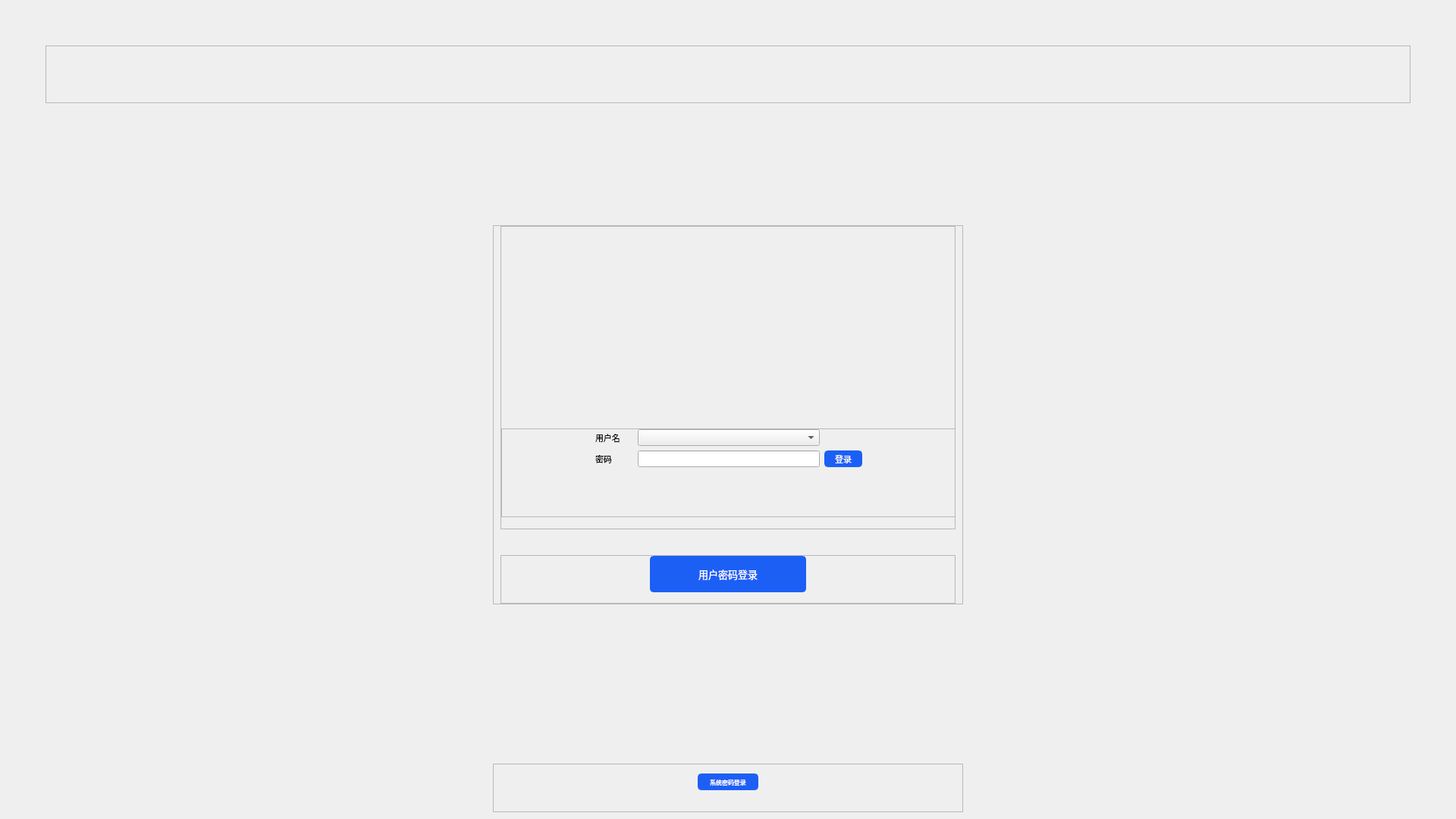
<?xml version="1.0" encoding="UTF-8"?>
<ui version="4.0">
 <class>MainWindow</class>
 <widget class="QMainWindow" name="MainWindow">
  <property name="geometry">
   <rect>
    <x>0</x>
    <y>0</y>
    <width>1920</width>
    <height>1080</height>
   </rect>
  </property>
  <property name="windowTitle">
   <string>MainWindow</string>
  </property>
  <property name="styleSheet">
   <string notr="true">QWidget#centralwidget{
border-image: url(:/images/images/background.png);
}</string>
  </property>
  <widget class="QWidget" name="centralwidget">
   <layout class="QVBoxLayout" name="verticalLayout_2">
    <property name="leftMargin">
     <number>60</number>
    </property>
    <property name="topMargin">
     <number>60</number>
    </property>
    <property name="rightMargin">
     <number>60</number>
    </property>
    <item>
     <widget class="QFrame" name="frame">
      <property name="minimumSize">
       <size>
        <width>1800</width>
        <height>76</height>
       </size>
      </property>
      <property name="maximumSize">
       <size>
        <width>1800</width>
        <height>76</height>
       </size>
      </property>
      <property name="frameShape">
       <enum>QFrame::StyledPanel</enum>
      </property>
      <property name="frameShadow">
       <enum>QFrame::Raised</enum>
      </property>
      <layout class="QHBoxLayout" name="horizontalLayout">
       <property name="spacing">
        <number>0</number>
       </property>
       <property name="leftMargin">
        <number>0</number>
       </property>
       <property name="topMargin">
        <number>0</number>
       </property>
       <property name="rightMargin">
        <number>0</number>
       </property>
       <property name="bottomMargin">
        <number>0</number>
       </property>
       <item>
        <widget class="QLabel" name="label">
         <property name="minimumSize">
          <size>
           <width>193</width>
           <height>76</height>
          </size>
         </property>
         <property name="maximumSize">
          <size>
           <width>193</width>
           <height>76</height>
          </size>
         </property>
         <property name="styleSheet">
          <string notr="true">border-image: url(:/images/images/logo2.png);</string>
         </property>
         <property name="text">
          <string/>
         </property>
        </widget>
       </item>
       <item>
        <spacer name="horizontalSpacer">
         <property name="orientation">
          <enum>Qt::Horizontal</enum>
         </property>
         <property name="sizeHint" stdset="0">
          <size>
           <width>40</width>
           <height>20</height>
          </size>
         </property>
        </spacer>
       </item>
      </layout>
     </widget>
    </item>
    <item>
     <widget class="QFrame" name="frame_2">
      <property name="frameShape">
       <enum>QFrame::NoFrame</enum>
      </property>
      <property name="frameShadow">
       <enum>QFrame::Plain</enum>
      </property>
      <layout class="QGridLayout" name="gridLayout_2">
       <property name="leftMargin">
        <number>0</number>
       </property>
       <property name="topMargin">
        <number>0</number>
       </property>
       <property name="rightMargin">
        <number>0</number>
       </property>
       <property name="bottomMargin">
        <number>0</number>
       </property>
       <property name="horizontalSpacing">
        <number>0</number>
       </property>
       <property name="verticalSpacing">
        <number>67</number>
       </property>
       <item row="2" column="0">
        <spacer name="verticalSpacer">
         <property name="orientation">
          <enum>Qt::Vertical</enum>
         </property>
         <property name="sizeHint" stdset="0">
          <size>
           <width>20</width>
           <height>40</height>
          </size>
         </property>
        </spacer>
       </item>
       <item row="0" column="0">
        <widget class="QLabel" name="label_2">
         <property name="minimumSize">
          <size>
           <width>597</width>
           <height>88</height>
          </size>
         </property>
         <property name="maximumSize">
          <size>
           <width>597</width>
           <height>88</height>
          </size>
         </property>
         <property name="styleSheet">
          <string notr="true">border-image: url(:/images/images/title.png);</string>
         </property>
         <property name="text">
          <string/>
         </property>
        </widget>
       </item>
       <item row="1" column="0">
        <widget class="QFrame" name="frame_3">
         <property name="minimumSize">
          <size>
           <width>620</width>
           <height>500</height>
          </size>
         </property>
         <property name="maximumSize">
          <size>
           <width>620</width>
           <height>500</height>
          </size>
         </property>
         <property name="frameShape">
          <enum>QFrame::StyledPanel</enum>
         </property>
         <property name="frameShadow">
          <enum>QFrame::Raised</enum>
         </property>
         <layout class="QVBoxLayout" name="verticalLayout">
          <property name="spacing">
           <number>36</number>
          </property>
          <property name="topMargin">
           <number>0</number>
          </property>
          <property name="bottomMargin">
           <number>0</number>
          </property>
          <item>
           <widget class="QStackedWidget" name="stackedWidget_2">
            <property name="minimumSize">
             <size>
              <width>600</width>
              <height>400</height>
             </size>
            </property>
            <property name="maximumSize">
             <size>
              <width>600</width>
              <height>400</height>
             </size>
            </property>
            <property name="styleSheet">
             <string notr="true"/>
            </property>
            <property name="frameShape">
             <enum>QFrame::NoFrame</enum>
            </property>
            <property name="currentIndex">
             <number>1</number>
            </property>
            <widget class="QWidget" name="page">
             <property name="minimumSize">
              <size>
               <width>600</width>
               <height>400</height>
              </size>
             </property>
             <property name="maximumSize">
              <size>
               <width>600</width>
               <height>400</height>
              </size>
             </property>
             <layout class="QVBoxLayout" name="verticalLayout_3">
              <property name="spacing">
               <number>10</number>
              </property>
              <property name="leftMargin">
               <number>0</number>
              </property>
              <property name="topMargin">
               <number>0</number>
              </property>
              <property name="rightMargin">
               <number>0</number>
              </property>
              <property name="bottomMargin">
               <number>0</number>
              </property>
              <item>
               <widget class="QFrame" name="frame_4">
                <property name="minimumSize">
                 <size>
                  <width>600</width>
                  <height>32</height>
                 </size>
                </property>
                <property name="maximumSize">
                 <size>
                  <width>600</width>
                  <height>32</height>
                 </size>
                </property>
                <property name="frameShape">
                 <enum>QFrame::StyledPanel</enum>
                </property>
                <property name="frameShadow">
                 <enum>QFrame::Raised</enum>
                </property>
                <layout class="QHBoxLayout" name="horizontalLayout_2">
                 <property name="spacing">
                  <number>6</number>
                 </property>
                 <property name="leftMargin">
                  <number>0</number>
                 </property>
                 <property name="topMargin">
                  <number>0</number>
                 </property>
                 <property name="rightMargin">
                  <number>0</number>
                 </property>
                 <property name="bottomMargin">
                  <number>0</number>
                 </property>
                 <item>
                  <spacer name="horizontalSpacer_2">
                   <property name="orientation">
                    <enum>Qt::Horizontal</enum>
                   </property>
                   <property name="sizeHint" stdset="0">
                    <size>
                     <width>40</width>
                     <height>20</height>
                    </size>
                   </property>
                  </spacer>
                 </item>
                 <item>
                  <widget class="QLabel" name="label_3">
                   <property name="minimumSize">
                    <size>
                     <width>100</width>
                     <height>30</height>
                    </size>
                   </property>
                   <property name="maximumSize">
                    <size>
                     <width>100</width>
                     <height>30</height>
                    </size>
                   </property>
                   <property name="font">
                    <font>
                     <family>微软雅黑</family>
                     <pointsize>12</pointsize>
                    </font>
                   </property>
                   <property name="text">
                    <string>相机状态</string>
                   </property>
                  </widget>
                 </item>
                 <item>
                  <widget class="QLineEdit" name="lineEdit_status">
                   <property name="enabled">
                    <bool>true</bool>
                   </property>
                   <property name="minimumSize">
                    <size>
                     <width>346</width>
                     <height>30</height>
                    </size>
                   </property>
                   <property name="maximumSize">
                    <size>
                     <width>346</width>
                     <height>30</height>
                    </size>
                   </property>
                   <property name="styleSheet">
                    <string notr="true"/>
                   </property>
                   <property name="frame">
                    <bool>true</bool>
                   </property>
                   <property name="readOnly">
                    <bool>true</bool>
                   </property>
                  </widget>
                 </item>
                 <item>
                  <widget class="QPushButton" name="btn_refresh">
                   <property name="minimumSize">
                    <size>
                     <width>30</width>
                     <height>30</height>
                    </size>
                   </property>
                   <property name="maximumSize">
                    <size>
                     <width>30</width>
                     <height>30</height>
                    </size>
                   </property>
                   <property name="styleSheet">
                    <string notr="true">QPushButton#btn_refresh
{
border-image: url(:/images/images/refresh.png);
}
QPushButton:hover{background-color:rgba(255,255,255,0.5);}
/*QPushButton:pressed{background-color:rgba(100,100,100,1);}*/</string>
                   </property>
                   <property name="text">
                    <string/>
                   </property>
                  </widget>
                 </item>
                 <item>
                  <spacer name="horizontalSpacer_3">
                   <property name="orientation">
                    <enum>Qt::Horizontal</enum>
                   </property>
                   <property name="sizeHint" stdset="0">
                    <size>
                     <width>40</width>
                     <height>20</height>
                    </size>
                   </property>
                  </spacer>
                 </item>
                </layout>
               </widget>
              </item>
              <item>
               <widget class="QFrame" name="frame_5">
                <property name="minimumSize">
                 <size>
                  <width>600</width>
                  <height>358</height>
                 </size>
                </property>
                <property name="maximumSize">
                 <size>
                  <width>600</width>
                  <height>358</height>
                 </size>
                </property>
                <property name="frameShape">
                 <enum>QFrame::StyledPanel</enum>
                </property>
                <property name="frameShadow">
                 <enum>QFrame::Raised</enum>
                </property>
                <layout class="QGridLayout" name="gridLayout_3">
                 <property name="topMargin">
                  <number>0</number>
                 </property>
                 <property name="bottomMargin">
                  <number>24</number>
                 </property>
                 <property name="verticalSpacing">
                  <number>16</number>
                 </property>
                 <item row="1" column="0">
                  <widget class="QStackedWidget" name="stackedWidget">
                   <property name="minimumSize">
                    <size>
                     <width>240</width>
                     <height>239</height>
                    </size>
                   </property>
                   <property name="maximumSize">
                    <size>
                     <width>240</width>
                     <height>239</height>
                    </size>
                   </property>
                   <property name="styleSheet">
                    <string notr="true">background-color: rgba(255, 255, 255, 0);</string>
                   </property>
                   <property name="frameShape">
                    <enum>QFrame::StyledPanel</enum>
                   </property>
                   <property name="frameShadow">
                    <enum>QFrame::Raised</enum>
                   </property>
                   <property name="currentIndex">
                    <number>0</number>
                   </property>
                   <widget class="QWidget" name="page1">
                    <property name="minimumSize">
                     <size>
                      <width>240</width>
                      <height>239</height>
                     </size>
                    </property>
                    <property name="maximumSize">
                     <size>
                      <width>240</width>
                      <height>239</height>
                     </size>
                    </property>
                    <property name="styleSheet">
                     <string notr="true">background-color: rgba(255, 255, 255, 0);</string>
                    </property>
                    <layout class="QGridLayout" name="gridLayout">
                     <property name="leftMargin">
                      <number>0</number>
                     </property>
                     <property name="topMargin">
                      <number>0</number>
                     </property>
                     <property name="rightMargin">
                      <number>0</number>
                     </property>
                     <property name="bottomMargin">
                      <number>0</number>
                     </property>
                     <property name="spacing">
                      <number>0</number>
                     </property>
                     <item row="0" column="0">
                      <widget class="QPushButton" name="btn_img">
                       <property name="minimumSize">
                        <size>
                         <width>240</width>
                         <height>239</height>
                        </size>
                       </property>
                       <property name="maximumSize">
                        <size>
                         <width>240</width>
                         <height>239</height>
                        </size>
                       </property>
                       <property name="styleSheet">
                        <string notr="true">QPushButton#btn_img{
	border-image: url(:/images/images/faceIdentify.png);
}</string>
                       </property>
                       <property name="text">
                        <string/>
                       </property>
                      </widget>
                     </item>
                    </layout>
                   </widget>
                   <widget class="QWidget" name="page2">
                    <property name="minimumSize">
                     <size>
                      <width>240</width>
                      <height>239</height>
                     </size>
                    </property>
                    <property name="maximumSize">
                     <size>
                      <width>240</width>
                      <height>239</height>
                     </size>
                    </property>
                    <layout class="QGridLayout" name="gridLayout_4">
                     <property name="leftMargin">
                      <number>0</number>
                     </property>
                     <property name="topMargin">
                      <number>0</number>
                     </property>
                     <property name="rightMargin">
                      <number>0</number>
                     </property>
                     <property name="bottomMargin">
                      <number>0</number>
                     </property>
                     <property name="spacing">
                      <number>0</number>
                     </property>
                     <item row="0" column="0">
                      <widget class="QWidget" name="widget_cam" native="true"/>
                     </item>
                    </layout>
                   </widget>
                   <widget class="QWidget" name="page3">
                    <property name="minimumSize">
                     <size>
                      <width>240</width>
                      <height>239</height>
                     </size>
                    </property>
                    <property name="maximumSize">
                     <size>
                      <width>240</width>
                      <height>239</height>
                     </size>
                    </property>
                    <layout class="QHBoxLayout" name="horizontalLayout_4">
                     <property name="spacing">
                      <number>0</number>
                     </property>
                     <property name="leftMargin">
                      <number>0</number>
                     </property>
                     <property name="topMargin">
                      <number>0</number>
                     </property>
                     <property name="rightMargin">
                      <number>0</number>
                     </property>
                     <property name="bottomMargin">
                      <number>0</number>
                     </property>
                     <item>
                      <widget class="QLabel" name="label_5">
                       <property name="minimumSize">
                        <size>
                         <width>240</width>
                         <height>224</height>
                        </size>
                       </property>
                       <property name="maximumSize">
                        <size>
                         <width>240</width>
                         <height>224</height>
                        </size>
                       </property>
                       <property name="text">
                        <string/>
                       </property>
                      </widget>
                     </item>
                    </layout>
                   </widget>
                  </widget>
                 </item>
                 <item row="0" column="0">
                  <widget class="QLabel" name="label_4">
                   <property name="minimumSize">
                    <size>
                     <width>240</width>
                     <height>32</height>
                    </size>
                   </property>
                   <property name="maximumSize">
                    <size>
                     <width>240</width>
                     <height>32</height>
                    </size>
                   </property>
                   <property name="font">
                    <font>
                     <family>微软雅黑</family>
                     <pointsize>10</pointsize>
                    </font>
                   </property>
                   <property name="styleSheet">
                    <string notr="true">color: rgb(55, 76, 120);</string>
                   </property>
                   <property name="text">
                    <string>（请点击图片开始人脸识别）</string>
                   </property>
                   <property name="alignment">
                    <set>Qt::AlignCenter</set>
                   </property>
                  </widget>
                 </item>
                </layout>
               </widget>
              </item>
             </layout>
            </widget>
            <widget class="QWidget" name="page_2">
             <property name="minimumSize">
              <size>
               <width>600</width>
               <height>400</height>
              </size>
             </property>
             <property name="maximumSize">
              <size>
               <width>600</width>
               <height>400</height>
              </size>
             </property>
             <layout class="QGridLayout" name="gridLayout_5">
              <property name="leftMargin">
               <number>0</number>
              </property>
              <property name="topMargin">
               <number>0</number>
              </property>
              <property name="rightMargin">
               <number>0</number>
              </property>
              <property name="bottomMargin">
               <number>0</number>
              </property>
              <property name="spacing">
               <number>0</number>
              </property>
              <item row="0" column="0">
               <widget class="QFrame" name="frame_8">
                <property name="minimumSize">
                 <size>
                  <width>600</width>
                  <height>400</height>
                 </size>
                </property>
                <property name="maximumSize">
                 <size>
                  <width>600</width>
                  <height>400</height>
                 </size>
                </property>
                <property name="frameShape">
                 <enum>QFrame::StyledPanel</enum>
                </property>
                <property name="frameShadow">
                 <enum>QFrame::Raised</enum>
                </property>
                <layout class="QGridLayout" name="gridLayout_6">
                 <property name="leftMargin">
                  <number>0</number>
                 </property>
                 <property name="topMargin">
                  <number>0</number>
                 </property>
                 <property name="rightMargin">
                  <number>0</number>
                 </property>
                 <property name="bottomMargin">
                  <number>0</number>
                 </property>
                 <property name="spacing">
                  <number>0</number>
                 </property>
                 <item row="0" column="1">
                  <widget class="QLabel" name="label_6">
                   <property name="minimumSize">
                    <size>
                     <width>240</width>
                     <height>240</height>
                    </size>
                   </property>
                   <property name="maximumSize">
                    <size>
                     <width>240</width>
                     <height>240</height>
                    </size>
                   </property>
                   <property name="text">
                    <string/>
                   </property>
                  </widget>
                 </item>
                 <item row="0" column="0">
                  <spacer name="horizontalSpacer_8">
                   <property name="orientation">
                    <enum>Qt::Horizontal</enum>
                   </property>
                   <property name="sizeHint" stdset="0">
                    <size>
                     <width>40</width>
                     <height>20</height>
                    </size>
                   </property>
                  </spacer>
                 </item>
                 <item row="0" column="2">
                  <spacer name="horizontalSpacer_9">
                   <property name="orientation">
                    <enum>Qt::Horizontal</enum>
                   </property>
                   <property name="sizeHint" stdset="0">
                    <size>
                     <width>40</width>
                     <height>20</height>
                    </size>
                   </property>
                  </spacer>
                 </item>
                 <item row="1" column="0" colspan="3">
                  <widget class="QFrame" name="frame_9">
                   <property name="minimumSize">
                    <size>
                     <width>600</width>
                     <height>117</height>
                    </size>
                   </property>
                   <property name="maximumSize">
                    <size>
                     <width>600</width>
                     <height>117</height>
                    </size>
                   </property>
                   <property name="frameShape">
                    <enum>QFrame::StyledPanel</enum>
                   </property>
                   <property name="frameShadow">
                    <enum>QFrame::Raised</enum>
                   </property>
                   <layout class="QGridLayout" name="gridLayout_7">
                    <property name="leftMargin">
                     <number>0</number>
                    </property>
                    <property name="topMargin">
                     <number>0</number>
                    </property>
                    <property name="rightMargin">
                     <number>0</number>
                    </property>
                    <property name="bottomMargin">
                     <number>0</number>
                    </property>
                    <property name="spacing">
                     <number>6</number>
                    </property>
                    <item row="1" column="2">
                     <widget class="myPwdLinEdit" name="lineEdit_pwd">
                      <property name="minimumSize">
                       <size>
                        <width>240</width>
                        <height>22</height>
                       </size>
                      </property>
                      <property name="maximumSize">
                       <size>
                        <width>240</width>
                        <height>22</height>
                       </size>
                      </property>
                      <property name="font">
                       <font>
                        <family>微软雅黑</family>
                        <pointsize>8</pointsize>
                       </font>
                      </property>
                      <property name="echoMode">
                       <enum>QLineEdit::Password</enum>
                      </property>
                      <property name="clearButtonEnabled">
                       <bool>false</bool>
                      </property>
                     </widget>
                    </item>
                    <item row="0" column="0">
                     <spacer name="horizontalSpacer_10">
                      <property name="orientation">
                       <enum>Qt::Horizontal</enum>
                      </property>
                      <property name="sizeHint" stdset="0">
                       <size>
                        <width>40</width>
                        <height>20</height>
                       </size>
                      </property>
                     </spacer>
                    </item>
                    <item row="0" column="1">
                     <widget class="QLabel" name="label_account">
                      <property name="minimumSize">
                       <size>
                        <width>50</width>
                        <height>22</height>
                       </size>
                      </property>
                      <property name="maximumSize">
                       <size>
                        <width>50</width>
                        <height>22</height>
                       </size>
                      </property>
                      <property name="font">
                       <font>
                        <family>微软雅黑</family>
                        <pointsize>8</pointsize>
                       </font>
                      </property>
                      <property name="text">
                       <string>用户名</string>
                      </property>
                     </widget>
                    </item>
                    <item row="0" column="4">
                     <spacer name="horizontalSpacer_11">
                      <property name="orientation">
                       <enum>Qt::Horizontal</enum>
                      </property>
                      <property name="sizeHint" stdset="0">
                       <size>
                        <width>40</width>
                        <height>20</height>
                       </size>
                      </property>
                     </spacer>
                    </item>
                    <item row="0" column="2">
                     <widget class="QComboBox" name="comboBox">
                      <property name="minimumSize">
                       <size>
                        <width>240</width>
                        <height>22</height>
                       </size>
                      </property>
                      <property name="maximumSize">
                       <size>
                        <width>240</width>
                        <height>22</height>
                       </size>
                      </property>
                     </widget>
                    </item>
                    <item row="1" column="1">
                     <widget class="QLabel" name="label_pwd">
                      <property name="minimumSize">
                       <size>
                        <width>50</width>
                        <height>22</height>
                       </size>
                      </property>
                      <property name="maximumSize">
                       <size>
                        <width>50</width>
                        <height>22</height>
                       </size>
                      </property>
                      <property name="font">
                       <font>
                        <family>微软雅黑</family>
                        <pointsize>8</pointsize>
                       </font>
                      </property>
                      <property name="text">
                       <string>密码</string>
                      </property>
                     </widget>
                    </item>
                    <item row="1" column="3">
                     <widget class="QPushButton" name="btn_pwdlogin_2">
                      <property name="minimumSize">
                       <size>
                        <width>50</width>
                        <height>22</height>
                       </size>
                      </property>
                      <property name="maximumSize">
                       <size>
                        <width>50</width>
                        <height>22</height>
                       </size>
                      </property>
                      <property name="font">
                       <font>
                        <family>微软雅黑</family>
                        <pointsize>8</pointsize>
                       </font>
                      </property>
                      <property name="styleSheet">
                       <string notr="true">QPushButton#btn_pwdlogin_2
{
	color: rgb(255, 255, 255);
	background-color: rgb(28, 95, 245);
 	border: 2px solid rgb(28, 95, 245); /* 为了更好地显示边框 */
    border-radius: 5px; /* 设置圆角 */
}
QPushButton#btn_pwdlogin_2:hover {
    background-color: rgb(56, 125, 255); /* 鼠标悬浮时改变背景色 */
    border: 2px solid rgb(56, 125, 255); /* 悬浮时边框颜色同步变化 */
}

QPushButton#btn_pwdlogin_2:pressed {
    background-color: rgb(15, 55, 215); /* 按钮被点击时的背景色 */
    border: 2px solid rgb(15, 55, 215); /* 按钮被点击时的边框颜色 */
    padding-top: 2px; /* 可选：让按钮看起来稍微下沉 */
}</string>
                      </property>
                      <property name="text">
                       <string>登录</string>
                      </property>
                     </widget>
                    </item>
                    <item row="2" column="2">
                     <spacer name="verticalSpacer_2">
                      <property name="orientation">
                       <enum>Qt::Vertical</enum>
                      </property>
                      <property name="sizeHint" stdset="0">
                       <size>
                        <width>20</width>
                        <height>40</height>
                       </size>
                      </property>
                     </spacer>
                    </item>
                   </layout>
                  </widget>
                 </item>
                </layout>
               </widget>
              </item>
             </layout>
            </widget>
           </widget>
          </item>
          <item>
           <widget class="QFrame" name="frame_6">
            <property name="minimumSize">
             <size>
              <width>600</width>
              <height>64</height>
             </size>
            </property>
            <property name="maximumSize">
             <size>
              <width>600</width>
              <height>64</height>
             </size>
            </property>
            <property name="frameShape">
             <enum>QFrame::StyledPanel</enum>
            </property>
            <property name="frameShadow">
             <enum>QFrame::Raised</enum>
            </property>
            <layout class="QHBoxLayout" name="horizontalLayout_3">
             <property name="spacing">
              <number>0</number>
             </property>
             <property name="leftMargin">
              <number>0</number>
             </property>
             <property name="topMargin">
              <number>0</number>
             </property>
             <property name="rightMargin">
              <number>0</number>
             </property>
             <property name="bottomMargin">
              <number>16</number>
             </property>
             <item>
              <spacer name="horizontalSpacer_4">
               <property name="orientation">
                <enum>Qt::Horizontal</enum>
               </property>
               <property name="sizeHint" stdset="0">
                <size>
                 <width>193</width>
                 <height>20</height>
                </size>
               </property>
              </spacer>
             </item>
             <item>
              <widget class="QPushButton" name="btn_userpwdlogin">
               <property name="minimumSize">
                <size>
                 <width>206</width>
                 <height>48</height>
                </size>
               </property>
               <property name="maximumSize">
                <size>
                 <width>206</width>
                 <height>48</height>
                </size>
               </property>
               <property name="font">
                <font>
                 <family>微软雅黑</family>
                 <pointsize>10</pointsize>
                </font>
               </property>
               <property name="styleSheet">
                <string notr="true">QPushButton#btn_userpwdlogin
{
	color: rgb(255, 255, 255);
	background-color: rgb(28, 95, 245);
 	border: 2px solid rgb(28, 95, 245); /* 为了更好地显示边框 */
    border-radius: 5px; /* 设置圆角 */
}
QPushButton#btn_userpwdlogin:hover {
    background-color: rgb(56, 125, 255); /* 鼠标悬浮时改变背景色 */
    border: 2px solid rgb(56, 125, 255); /* 悬浮时边框颜色同步变化 */
}

QPushButton#btn_userpwdlogin:pressed {
    background-color: rgb(15, 55, 215); /* 按钮被点击时的背景色 */
    border: 2px solid rgb(15, 55, 215); /* 按钮被点击时的边框颜色 */
    padding-top: 2px; /* 可选：让按钮看起来稍微下沉 */
}</string>
               </property>
               <property name="text">
                <string>用户密码登录</string>
               </property>
              </widget>
             </item>
             <item>
              <spacer name="horizontalSpacer_5">
               <property name="orientation">
                <enum>Qt::Horizontal</enum>
               </property>
               <property name="sizeHint" stdset="0">
                <size>
                 <width>193</width>
                 <height>20</height>
                </size>
               </property>
              </spacer>
             </item>
            </layout>
           </widget>
          </item>
         </layout>
        </widget>
       </item>
       <item row="3" column="0">
        <widget class="QFrame" name="frame_7">
         <property name="minimumSize">
          <size>
           <width>620</width>
           <height>64</height>
          </size>
         </property>
         <property name="maximumSize">
          <size>
           <width>620</width>
           <height>64</height>
          </size>
         </property>
         <property name="frameShape">
          <enum>QFrame::StyledPanel</enum>
         </property>
         <property name="frameShadow">
          <enum>QFrame::Raised</enum>
         </property>
         <layout class="QHBoxLayout" name="horizontalLayout_5">
          <property name="spacing">
           <number>0</number>
          </property>
          <property name="leftMargin">
           <number>0</number>
          </property>
          <property name="topMargin">
           <number>0</number>
          </property>
          <property name="rightMargin">
           <number>0</number>
          </property>
          <property name="bottomMargin">
           <number>16</number>
          </property>
          <item>
           <spacer name="horizontalSpacer_6">
            <property name="orientation">
             <enum>Qt::Horizontal</enum>
            </property>
            <property name="sizeHint" stdset="0">
             <size>
              <width>193</width>
              <height>20</height>
             </size>
            </property>
           </spacer>
          </item>
          <item>
           <widget class="QPushButton" name="btn_pwdlogin">
            <property name="minimumSize">
             <size>
              <width>80</width>
              <height>22</height>
             </size>
            </property>
            <property name="maximumSize">
             <size>
              <width>80</width>
              <height>22</height>
             </size>
            </property>
            <property name="font">
             <font>
              <family>微软雅黑</family>
              <pointsize>6</pointsize>
             </font>
            </property>
            <property name="styleSheet">
             <string notr="true">QPushButton#btn_pwdlogin
{
	color: rgb(255, 255, 255);
	background-color: rgb(28, 95, 245);
 	border: 2px solid rgb(28, 95, 245); /* 为了更好地显示边框 */
    border-radius: 5px; /* 设置圆角 */
}
QPushButton#btn_pwdlogin:hover {
    background-color: rgb(56, 125, 255); /* 鼠标悬浮时改变背景色 */
    border: 2px solid rgb(56, 125, 255); /* 悬浮时边框颜色同步变化 */
}

QPushButton#btn_pwdlogin:pressed {
    background-color: rgb(15, 55, 215); /* 按钮被点击时的背景色 */
    border: 2px solid rgb(15, 55, 215); /* 按钮被点击时的边框颜色 */
    padding-top: 2px; /* 可选：让按钮看起来稍微下沉 */
}</string>
            </property>
            <property name="text">
             <string>系统密码登录</string>
            </property>
           </widget>
          </item>
          <item>
           <spacer name="horizontalSpacer_7">
            <property name="orientation">
             <enum>Qt::Horizontal</enum>
            </property>
            <property name="sizeHint" stdset="0">
             <size>
              <width>193</width>
              <height>20</height>
             </size>
            </property>
           </spacer>
          </item>
         </layout>
        </widget>
       </item>
      </layout>
     </widget>
    </item>
   </layout>
  </widget>
 </widget>
 <customwidgets>
  <customwidget>
   <class>myPwdLinEdit</class>
   <extends>QLineEdit</extends>
   <header location="global">mypwdlinedit.h</header>
  </customwidget>
 </customwidgets>
 <resources/>
 <connections/>
</ui>
